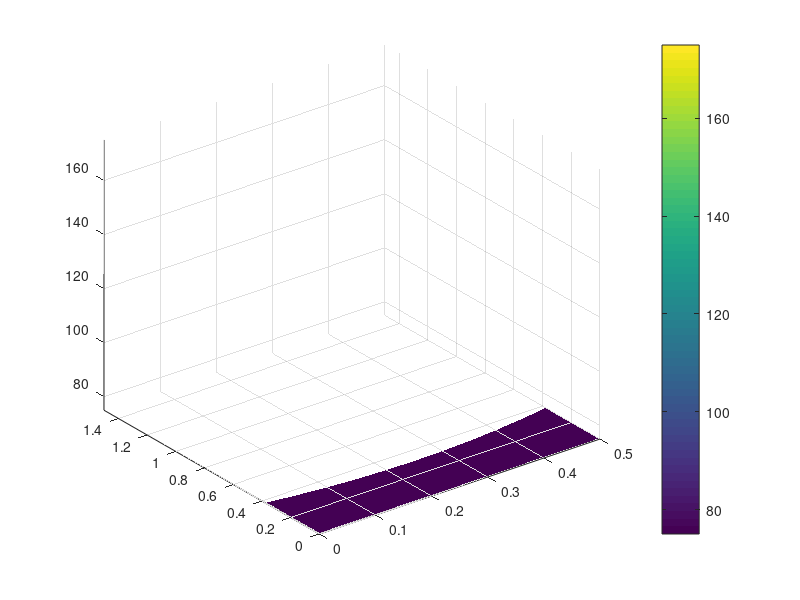

Reproduce this figure in MATLAB.
% Solving 2D Heat Transfer problem with ADI algorithm:
clear all
clc
%% Defining variables:
t_f = 100;                % Time for last data collection
dt = 1;                % time descretization
dx = 0.05;                % x-space descretization
dy = 0.05;                % y-space descretization
t = 0:dt:t_f;            % time variable
x = 0:dx:1.5;            % space intervals in x
y = 0:dy:0.5;            % space intervals in y
N = round(t_f/dt);       % number of timesteps 
I = round(1.5/dx);       % number of space-steps in x
J = round(0.5/dy);       % number of space-steps in y
T(1:I+1,1:J+1,1:N+1) = 0;      % Initialiazing Temperature matrix
T_dummy = T(:,:,1);      % Initializing dummy time variable

%% Initial BCs:
% Parameters for temperature variation, x=0, t>0
a1 = 89.09;
b1 = -0.09036;
c1 = 92.93;
d1 = -0.002168;

% Parameters for temperature variation, x=1.5 in, t>0
a2 = 80.35;
b2 = -0.1156;
c2 = 93.69;
d2 = -0.002442;

% Parabolic fit (2D) - constant along y-direction (for now):
B = a1+c1;
A = ((a2+c2) - B)/(1.5^2);

for j = 1:J+1
    T(1,j,1:N+1) = a1.*exp(b1.*t) + c1.*exp(d1.*t);
    T(I+1,j,1:N+1) = a2.*exp(b2.*t) + c2.*exp(d2.*t);
    T(1:I+1,j,1) = A.*x.^2 + B;
end

B = T(1,1,1:N+1);
A = (T(I+1,1,1:N+1)-B)/(1.5^2);
for n = 1:N+1
    T(:,1,n) = A(n)*x.^2 + B(n);
    T(:,J+1,n) = A(n)*x.^2 + B(n);
end

%% Evolution of T(temp) with time:
a = 1; % 10*1e-6 * (39.37)^2 * 60;
nux = a*dt/dx^2;
nuy = a*dt/dy^2;

Ax = full(gallery('tridiag',I-1,-nux/2,1+nux,-nux/2)); % Defining tridiagonal matrix
Ay = full(gallery('tridiag',J-1,-nuy/2,1+nuy,-nuy/2)); % Defining tridiagonal matrix

for n = 1:N
    T_dummy = (T(:,:,n)+T(:,:,n+1))/2;  % NOTE: Boundary values for T_dummy 
    ... should technically be interpolated to half time step:(T_n+T_n+1)/2
    for j = 2:J    
        rhs1 = (1-nuy).*T(2:I,j,n) + (nuy/2).*(T(2:I,j-1,n)+T(2:I,j+1,n));
        rhs1(1) = rhs1(1)+(nux/2)*T_dummy(1,j);
        rhs1(I-1) = rhs1(I-1)+(nux/2)*T_dummy(I+1,j);
        T_dummy(2:I,j) = Ax\rhs1;
    end 
    
    for i = 2:I
        rhs2 = (1-nux).*T_dummy(i,2:J) + (nux/2).*(T_dummy(i+1,2:J)+T_dummy(i-1,2:J));
        rhs2(1) = rhs2(1)+(nuy/2)*T(i,1,n+1);
        rhs2(J-1) = rhs2(J-1)+(nuy/2)*T(i,J+1,n+1);
        T(i,2:J,n+1) = Ay\rhs2';
    end
    surf(y,x,T(:,:,n),'EdgeColor','none')
    colorbar;
    caxis([75 175]);
    axis([0, 0.5, 0, 1.5, 75, 175]);
    drawnow;
    pause(.01);
end